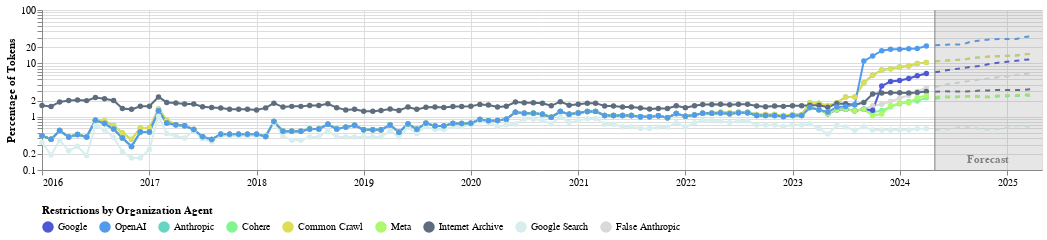

The notebook cell saved with this chart:
### Markdown cell above
## Plot Restrictions by Company

### Code cell
df = robots_temporal_head_summary.copy()

forecast_startdate = df["period"].max().strftime("%Y-%m-%d")
if ANALYSIS_TYPE == "autoregression":
    df = forecasting_util.forecast_company_comparisons_autoregression(
        df,
        lags=LAGS,
        val_col="tokens",
        n_periods=N_PERIODS
    )
elif ANALYSIS_TYPE == "sarima":
    df = forecasting_util.forecast_company_comparisons_sarima(
        df,
        val_col="tokens",
        n_periods=N_PERIODS,
        order=ORDER,
        seasonal_order=SEASONAL_ORDER,
    )

AGENT_COLORMAP = {
    "Google": "#4D58D5",          # blue
    "OpenAI": "#519BEE",          # coral
    "Anthropic": "#68D4C4",       # green
    "Cohere": "#83F590",          # red
    "Common Crawl": "#DEDD56",    # muted purple
    "Meta": "#ADF86C",            # slate gray
    "Internet Archive": "#5D6D7E",# golden yellow
    "Google Search": "#D7EDEE",   # light gray
    "False Anthropic": "#D9D9D9"  # teal
}

chart_companies = visualization_util.plot_company_comparisons_altair(
    df,
    color_mapping=AGENT_COLORMAP,
    scale_y="log",
    configure=False,
    eventline_scaling=4, # How tall the event marker lines should be (scaling is relative to the span of data at the event time)
    forecast_startdate=forecast_startdate,
    skip_pct=True,
    legend_title="Restrictions by Organization Agent",
    **PLOT_KWARGS
)

#chart_companies.save(
#    "Company_Comparisons_%s.png" % (ANALYSIS_TYPE),
#    ppi=300
#)

chart_companies

### Figure 1 — Vega-Lite specification as saved in the notebook (floating-point values rounded to 4 significant figures; data arrays with more than 128 entries replaced by an {"elided": "..."} marker saying what was removed)
{"config": {"title": {"font": "Times New Roman"}, "axis": {"labelFont": "Times New Roman", "titleFont": "Times New Roman"}, "header": {"labelFont": "Times New Roman", "titleFont": "Times New Roman"}, "legend": {"labelFont": "Times New Roman", "titleFont": "Times New Roman"}, "text": {"font": "Times New Roman"}}, "layer": [{"data": {"name": "data-4b10d343d6bc3a4fd9b309897ff00869"}, "mark": {"type": "line"}, "encoding": {"color": {"field": "agent", "legend": {"orient": "bottom", "title": "Restrictions by Organization Agent", "titleLimit": 0}, "scale": {"domain": ["Google", "OpenAI", "Anthropic", "Cohere", "Common Crawl", "Meta", "Internet Archive", "Google Search", "False Anthropic"], "range": ["#4D58D5", "#519BEE", "#68D4C4", "#83F590", "#DEDD56", "#ADF86C", "#5D6D7E", "#D7EDEE", "#D9D9D9"]}, "type": "nominal"}, "strokeDash": {"value": [5, 5]}, "x": {"axis": {"format": "%Y", "labelAngle": 0, "tickCount": "year"}, "field": "period", "timeUnit": "yearmonth", "title": "", "type": "temporal"}, "y": {"field": "percent_Restrictive", "scale": {"type": "log"}, "title": "Percentage of Tokens", "type": "quantitative"}}}, {"data": {"name": "data-b0cf102031e33b46f7c376ec0d4b1687"}, "mark": {"type": "line", "point": true}, "encoding": {"color": {"field": "agent", "legend": {"orient": "bottom", "title": "Restrictions by Organization Agent", "titleLimit": 0}, "scale": {"domain": ["Google", "OpenAI", "Anthropic", "Cohere", "Common Crawl", "Meta", "Internet Archive", "Google Search", "False Anthropic"], "range": ["#4D58D5", "#519BEE", "#68D4C4", "#83F590", "#DEDD56", "#ADF86C", "#5D6D7E", "#D7EDEE", "#D9D9D9"]}, "type": "nominal"}, "x": {"axis": {"format": "%Y", "labelAngle": 0, "tickCount": "year"}, "field": "period", "timeUnit": "yearmonth", "title": "", "type": "temporal"}, "y": {"field": "percent_Restrictive", "scale": {"type": "log"}, "title": "Percentage of Tokens", "type": "quantitative"}}}, {"data": {"name": "data-9f2ccd16c8dfc172ffb85292c4666c3b"}, "mark": {"type": "rect", "color": "gray", "opacity": 0.2}, "encoding": {"x": {"field": "start", "title": "", "type": "temporal"}, "x2": {"field": "end"}}}, {"data": {"name": "data-f2d75896c561bf9713a9b6354ac056e0"}, "mark": {"type": "rule", "color": "gray"}, "encoding": {"x": {"field": "period", "type": "temporal"}}}, {"data": {"name": "data-4497626a4bc33c40bc235fc43739eb42"}, "mark": {"type": "text", "align": "center", "baseline": "middle", "color": "gray", "dx": 0, "dy": 150, "fontWeight": "bold"}, "encoding": {"text": {"field": "text", "type": "nominal"}, "x": {"field": "date", "type": "temporal"}, "y": {"value": 0}}}, {"data": {"name": "data-4f53cda18c2baa0c0354bb5f9a3ecbe5"}, "mark": {"type": "rule", "color": "black"}, "encoding": {"x": {"field": "period", "type": "temporal"}, "y": {"field": "y_min", "type": "quantitative"}, "y2": {"field": "y_max"}}}, {"data": {"name": "data-4f53cda18c2baa0c0354bb5f9a3ecbe5"}, "mark": {"type": "point", "color": "black"}, "encoding": {"x": {"field": "period", "type": "temporal"}, "y": {"field": "y_max", "type": "quantitative"}}}, {"data": {"name": "data-4f53cda18c2baa0c0354bb5f9a3ecbe5"}, "mark": {"type": "text", "align": "left", "baseline": "middle", "color": "black", "dx": 10, "dy": 0, "fontSize": 14}, "encoding": {"text": {"field": "label", "type": "nominal"}, "x": {"field": "period", "type": "temporal"}, "y": {"field": "y_max", "type": "quantitative"}}}], "height": 160, "width": 1000, "$schema": "https://vega.github.io/schema/vega-lite/v5.17.0.json", "datasets": {"data-4b10d343d6bc3a4fd9b309897ff00869": [{"period": "2024-05-31T00:00:00", "agent": "Anthropic", "percent_Restrictive": 10.98, "lower": 10.37, "upper": 11.59, "timestamp": 1717000000.0}, {"period": "2024-06-30T00:00:00", "agent": "Anthropic", "percent_Restrictive": 11.21, "lower": 10.2, "upper": 12.21, "timestamp": 1720000000.0}, {"period": "2024-07-31T00:00:00", "agent": "Anthropic", "percent_Restrictive": 11.55, "lower": 10.1, "upper": 13.01, "timestamp": 1722000000.0}, {"period": "2024-08-31T00:00:00", "agent": "Anthropic", "percent_Restrictive": 11.71, "lower": 9.852, "upper": 13.56, "timestamp": 1725000000.0}, {"period": "2024-09-30T00:00:00", "agent": "Anthropic", "percent_Restrictive": 12.48, "lower": 10.22, "upper": 14.74, "timestamp": 1728000000.0}, {"period": "2024-10-31T00:00:00", "agent": "Anthropic", "percent_Restrictive": 12.94, "lower": 10.31, "upper": 15.57, "timestamp": 1730000000.0}, {"period": "2024-11-30T00:00:00", "agent": "Anthropic", "percent_Restrictive": 13.38, "lower": 10.3, "upper": 16.47, "timestamp": 1733000000.0}, {"period": "2024-12-31T00:00:00", "agent": "Anthropic", "percent_Restrictive": 13.57, "lower": 10.05, "upper": 17.09, "timestamp": 1736000000.0}, {"period": "2025-01-31T00:00:00", "agent": "Anthropic", "percent_Restrictive": 13.87, "lower": 9.909, "upper": 17.83, "timestamp": 1738000000.0}, {"period": "2025-02-28T00:00:00", "agent": "Anthropic", "percent_Restrictive": 14.0, "lower": 9.621, "upper": 18.38, "timestamp": 1741000000.0}, {"period": "2025-03-31T00:00:00", "agent": "Anthropic", "percent_Restrictive": 14.74, "lower": 9.959, "upper": 19.53, "timestamp": 1743000000.0}, {"period": "2025-04-30T00:00:00", "agent": "Anthropic", "percent_Restrictive": 15.19, "lower": 10.02, "upper": 20.36, "timestamp": 1746000000.0}, {"period": "2024-05-31T00:00:00", "agent": "Cohere", "percent_Restrictive": 2.164, "lower": 1.865, "upper": 2.464, "timestamp": 1717000000.0}, {"period": "2024-06-30T00:00:00", "agent": "Cohere", "percent_Restrictive": 2.321, "lower": 1.916, "upper": 2.727, "timestamp": 1720000000.0}, {"period": "2024-07-31T00:00:00", "agent": "Cohere", "percent_Restrictive": 2.262, "lower": 1.765, "upper": 2.759, "timestamp": 1722000000.0}, {"period": "2024-08-31T00:00:00", "agent": "Cohere", "percent_Restrictive": 2.384, "lower": 1.811, "upper": 2.957, "timestamp": 1725000000.0}, {"period": "2024-09-30T00:00:00", "agent": "Cohere", "percent_Restrictive": 2.364, "lower": 1.729, "upper": 3.0, "timestamp": 1728000000.0}, {"period": "2024-10-31T00:00:00", "agent": "Cohere", "percent_Restrictive": 2.331, "lower": 1.63, "upper": 3.031, "timestamp": 1730000000.0}, {"period": "2024-11-30T00:00:00", "agent": "Cohere", "percent_Restrictive": 2.32, "lower": 1.564, "upper": 3.075, "timestamp": 1733000000.0}, {"period": "2024-12-31T00:00:00", "agent": "Cohere", "percent_Restrictive": 2.377, "lower": 1.558, "upper": 3.195, "timestamp": 1736000000.0}, {"period": "2025-01-31T00:00:00", "agent": "Cohere", "percent_Restrictive": 2.422, "lower": 1.558, "upper": 3.286, "timestamp": 1738000000.0}, {"period": "2025-02-28T00:00:00", "agent": "Cohere", "percent_Restrictive": 2.445, "lower": 1.524, "upper": 3.366, "timestamp": 1741000000.0}, {"period": "2025-03-31T00:00:00", "agent": "Cohere", "percent_Restrictive": 2.518, "lower": 1.557, "upper": 3.479, "timestamp": 1743000000.0}, {"period": "2025-04-30T00:00:00", "agent": "Cohere", "percent_Restrictive": 2.406, "lower": 1.395, "upper": 3.417, "timestamp": 1746000000.0}, {"period": "2024-05-31T00:00:00", "agent": "Combined Agent", "percent_Restrictive": 23.52, "lower": 21.67, "upper": 25.38, "timestamp": 1717000000.0}, {"period": "2024-06-30T00:00:00", "agent": "Combined Agent", "percent_Restrictive": 24.24, "lower": 21.27, "upper": 27.21, "timestamp": 1720000000.0}, {"period": "2024-07-31T00:00:00", "agent": "Combined Agent", "percent_Restrictive": 24.63, "lower": 20.37, "upper": 28.89, "timestamp": 1722000000.0}, {"period": "2024-08-31T00:00:00", "agent": "Combined Agent", "percent_Restrictive": 24.72, "lower": 19.29, "upper": 30.15, "timestamp": 1725000000.0}, {"period": "2024-09-30T00:00:00", "agent": "Combined Agent", "percent_Restrictive": 27.42, "lower": 21.07, "upper": 33.77, "timestamp": 1728000000.0}, {"period": "2024-10-31T00:00:00", "agent": "Combined Agent", "percent_Restrictive": 28.54, "lower": 21.45, "upper": 35.62, "timestamp": 1730000000.0}, {"period": "2024-11-30T00:00:00", "agent": "Combined Agent", "percent_Restrictive": 29.57, "lower": 21.72, "upper": 37.42, "timestamp": 1733000000.0}, {"period": "2024-12-31T00:00:00", "agent": "Combined Agent", "percent_Restrictive": 30.14, "lower": 21.57, "upper": 38.72, "timestamp": 1736000000.0}, {"period": "2025-01-31T00:00:00", "agent": "Combined Agent", "percent_Restrictive": 30.39, "lower": 21.08, "upper": 39.69, "timestamp": 1738000000.0}, {"period": "2025-02-28T00:00:00", "agent": "Combined Agent", "percent_Restrictive": 30.52, "lower": 20.51, "upper": 40.53, "timestamp": 1741000000.0}, {"period": "2025-03-31T00:00:00", "agent": "Combined Agent", "percent_Restrictive": 32.84, "lower": 22.17, "upper": 43.5, "timestamp": 1743000000.0}, {"period": "2025-04-30T00:00:00", "agent": "Combined Agent", "percent_Restrictive": 34.18, "lower": 22.91, "upper": 45.45, "timestamp": 1746000000.0}, {"period": "2024-05-31T00:00:00", "agent": "Common Crawl", "percent_Restrictive": 10.98, "lower": 10.37, "upper": 11.59, "timestamp": 1717000000.0}, {"period": "2024-06-30T00:00:00", "agent": "Common Crawl", "percent_Restrictive": 11.21, "lower": 10.2, "upper": 12.21, "timestamp": 1720000000.0}, {"period": "2024-07-31T00:00:00", "agent": "Common Crawl", "percent_Restrictive": 11.55, "lower": 10.1, "upper": 13.01, "timestamp": 1722000000.0}, {"period": "2024-08-31T00:00:00", "agent": "Common Crawl", "percent_Restrictive": 11.71, "lower": 9.852, "upper": 13.56, "timestamp": 1725000000.0}, {"period": "2024-09-30T00:00:00", "agent": "Common Crawl", "percent_Restrictive": 12.48, "lower": 10.22, "upper": 14.74, "timestamp": 1728000000.0}, {"period": "2024-10-31T00:00:00", "agent": "Common Crawl", "percent_Restrictive": 12.94, "lower": 10.31, "upper": 15.57, "timestamp": 1730000000.0}, {"period": "2024-11-30T00:00:00", "agent": "Common Crawl", "percent_Restrictive": 13.38, "lower": 10.3, "upper": 16.47, "timestamp": 1733000000.0}, {"period": "2024-12-31T00:00:00", "agent": "Common Crawl", "percent_Restrictive": 13.57, "lower": 10.05, "upper": 17.09, "timestamp": 1736000000.0}, {"period": "2025-01-31T00:00:00", "agent": "Common Crawl", "percent_Restrictive": 13.87, "lower": 9.909, "upper": 17.83, "timestamp": 1738000000.0}, {"period": "2025-02-28T00:00:00", "agent": "Common Crawl", "percent_Restrictive": 14.0, "lower": 9.621, "upper": 18.38, "timestamp": 1741000000.0}, {"period": "2025-03-31T00:00:00", "agent": "Common Crawl", "percent_Restrictive": 14.74, "lower": 9.959, "upper": 19.53, "timestamp": 1743000000.0}, {"period": "2025-04-30T00:00:00", "agent": "Common Crawl", "percent_Restrictive": 15.19, "lower": 10.02, "upper": 20.36, "timestamp": 1746000000.0}, {"period": "2024-05-31T00:00:00", "agent": "False Anthropic", "percent_Restrictive": 3.605, "lower": 3.252, "upper": 3.957, "timestamp": 1717000000.0}, {"period": "2024-06-30T00:00:00", "agent": "False Anthropic", "percent_Restrictive": 3.933, "lower": 3.472, "upper": 4.395, "timestamp": 1720000000.0}, {"period": "2024-07-31T00:00:00", "agent": "False Anthropic", "percent_Restrictive": 4.167, "lower": 3.568, "upper": 4.765, "timestamp": 1722000000.0}, {"period": "2024-08-31T00:00:00", "agent": "False Anthropic", "percent_Restrictive": 4.452, "lower": 3.729, "upper": 5.174, "timestamp": 1725000000.0}, {"period": "2024-09-30T00:00:00", "agent": "False Anthropic", "percent_Restrictive": 4.744, "lower": 3.891, "upper": 5.596, "timestamp": 1728000000.0}, {"period": "2024-10-31T00:00:00", "agent": "False Anthropic", "percent_Restrictive": 4.975, "lower": 3.992, "upper": 5.958, "timestamp": 1730000000.0}, {"period": "2024-11-30T00:00:00", "agent": "False Anthropic", "percent_Restrictive": 5.184, "lower": 4.044, "upper": 6.325, "timestamp": 1733000000.0}, {"period": "2024-12-31T00:00:00", "agent": "False Anthropic", "percent_Restrictive": 5.483, "lower": 4.191, "upper": 6.776, "timestamp": 1736000000.0}, {"period": "2025-01-31T00:00:00", "agent": "False Anthropic", "percent_Restrictive": 5.731, "lower": 4.28, "upper": 7.182, "timestamp": 1738000000.0}, {"period": "2025-02-28T00:00:00", "agent": "False Anthropic", "percent_Restrictive": 6.01, "lower": 4.399, "upper": 7.62, "timestamp": 1741000000.0}, {"period": "2025-03-31T00:00:00", "agent": "False Anthropic", "percent_Restrictive": 6.3, "lower": 4.527, "upper": 8.073, "timestamp": 1743000000.0}, {"period": "2025-04-30T00:00:00", "agent": "False Anthropic", "percent_Restrictive": 6.521, "lower": 4.583, "upper": 8.46, "timestamp": 1746000000.0}, {"period": "2024-05-31T00:00:00", "agent": "Google", "percent_Restrictive": 6.794, "lower": 6.18, "upper": 7.408, "timestamp": 1717000000.0}, {"period": "2024-06-30T00:00:00", "agent": "Google", "percent_Restrictive": 7.275, "lower": 6.362, "upper": 8.188, "timestamp": 1720000000.0}, {"period": "2024-07-31T00:00:00", "agent": "Google", "percent_Restrictive": 7.701, "lower": 6.494, "upper": 8.909, "timestamp": 1722000000.0}, {"period": "2024-08-31T00:00:00", "agent": "Google", "percent_Restrictive": 8.134, "lower": 6.648, "upper": 9.619, "timestamp": 1725000000.0}, {"period": "2024-09-30T00:00:00", "agent": "Google", "percent_Restrictive": 8.596, "lower": 6.824, "upper": 10.37, "timestamp": 1728000000.0}, {"period": "2024-10-31T00:00:00", "agent": "Google", "percent_Restrictive": 8.923, "lower": 6.866, "upper": 10.98, "timestamp": 1730000000.0}, {"period": "2024-11-30T00:00:00", "agent": "Google", "percent_Restrictive": 9.694, "lower": 7.354, "upper": 12.03, "timestamp": 1733000000.0}, {"period": "2024-12-31T00:00:00", "agent": "Google", "percent_Restrictive": 10.26, "lower": 7.629, "upper": 12.89, "timestamp": 1736000000.0}, {"period": "2025-01-31T00:00:00", "agent": "Google", "percent_Restrictive": 10.67, "lower": 7.75, "upper": 13.59, "timestamp": 1738000000.0}, {"period": "2025-02-28T00:00:00", "agent": "Google", "percent_Restrictive": 11.13, "lower": 7.907, "upper": 14.35, "timestamp": 1741000000.0}, {"period": "2025-03-31T00:00:00", "agent": "Google", "percent_Restrictive": 11.65, "lower": 8.122, "upper": 15.17, "timestamp": 1743000000.0}, {"period": "2025-04-30T00:00:00", "agent": "Google", "percent_Restrictive": 12.05, "lower": 8.217, "upper": 15.89, "timestamp": 1746000000.0}, {"period": "2024-05-31T00:00:00", "agent": "Google Search", "percent_Restrictive": 0.5608, "lower": 0.3058, "upper": 0.8158, "timestamp": 1717000000.0}, {"period": "2024-06-30T00:00:00", "agent": "Google Search", "percent_Restrictive": 0.5728, "lower": 0.2998, "upper": 0.8458, "timestamp": 1720000000.0}, {"period": "2024-07-31T00:00:00", "agent": "Google Search", "percent_Restrictive": 0.6018, "lower": 0.3117, "upper": 0.892, "timestamp": 1722000000.0}, {"period": "2024-08-31T00:00:00", "agent": "Google Search", "percent_Restrictive": 0.65, "lower": 0.3515, "upper": 0.9484, "timestamp": 1725000000.0}, {"period": "2024-09-30T00:00:00", "agent": "Google Search", "percent_Restrictive": 0.6502, "lower": 0.3403, "upper": 0.96, "timestamp": 1728000000.0}, {"period": "2024-10-31T00:00:00", "agent": "Google Search", "percent_Restrictive": 0.5778, "lower": 0.2597, "upper": 0.8958, "timestamp": 1730000000.0}, {"period": "2024-11-30T00:00:00", "agent": "Google Search", "percent_Restrictive": 0.5734, "lower": 0.2357, "upper": 0.911, "timestamp": 1733000000.0}, {"period": "2024-12-31T00:00:00", "agent": "Google Search", "percent_Restrictive": 0.5872, "lower": 0.2385, "upper": 0.9359, "timestamp": 1736000000.0}, {"period": "2025-01-31T00:00:00", "agent": "Google Search", "percent_Restrictive": 0.6235, "lower": 0.2631, "upper": 0.984, "timestamp": 1738000000.0}, {"period": "2025-02-28T00:00:00", "agent": "Google Search", "percent_Restrictive": 0.673, "lower": 0.3029, "upper": 1.043, "timestamp": 1741000000.0}, {"period": "2025-03-31T00:00:00", "agent": "Google Search", "percent_Restrictive": 0.6726, "lower": 0.2922, "upper": 1.053, "timestamp": 1743000000.0}, {"period": "2025-04-30T00:00:00", "agent": "Google Search", "percent_Restrictive": 0.5936, "lower": 0.2039, "upper": 0.9833, "timestamp": 1746000000.0}, {"period": "2024-05-31T00:00:00", "agent": "Internet Archive", "percent_Restrictive": 2.946, "lower": 2.57, "upper": 3.322, "timestamp": 1717000000.0}, {"period": "2024-06-30T00:00:00", "agent": "Internet Archive", "percent_Restrictive": 2.995, "lower": 2.503, "upper": 3.487, "timestamp": 1720000000.0}, {"period": "2024-07-31T00:00:00", "agent": "Internet Archive", "percent_Restrictive": 2.969, "lower": 2.379, "upper": 3.56, "timestamp": 1722000000.0}, {"period": "2024-08-31T00:00:00", "agent": "Internet Archive", "percent_Restrictive": 2.974, "lower": 2.312, "upper": 3.635, "timestamp": 1725000000.0}, {"period": "2024-09-30T00:00:00", "agent": "Internet Archive", "percent_Restrictive": 2.992, "lower": 2.266, "upper": 3.718, "timestamp": 1728000000.0}, {"period": "2024-10-31T00:00:00", "agent": "Internet Archive", "percent_Restrictive": 3.095, "lower": 2.315, "upper": 3.876, "timestamp": 1730000000.0}, {"period": "2024-11-30T00:00:00", "agent": "Internet Archive", "percent_Restrictive": 3.109, "lower": 2.26, "upper": 3.958, "timestamp": 1733000000.0}, {"period": "2024-12-31T00:00:00", "agent": "Internet Archive", "percent_Restrictive": 3.165, "lower": 2.258, "upper": 4.073, "timestamp": 1736000000.0}, {"period": "2025-01-31T00:00:00", "agent": "Internet Archive", "percent_Restrictive": 3.152, "lower": 2.19, "upper": 4.115, "timestamp": 1738000000.0}, {"period": "2025-02-28T00:00:00", "agent": "Internet Archive", "percent_Restrictive": 3.16, "lower": 2.148, "upper": 4.171, "timestamp": 1741000000.0}, {"period": "2025-03-31T00:00:00", "agent": "Internet Archive", "percent_Restrictive": 3.185, "lower": 2.127, "upper": 4.243, "timestamp": 1743000000.0}, {"period": "2025-04-30T00:00:00", "agent": "Internet Archive", "percent_Restrictive": 3.294, "lower": 2.192, "upper": 4.396, "timestamp": 1746000000.0}, {"period": "2024-05-31T00:00:00", "agent": "Meta", "percent_Restrictive": 2.34, "lower": 1.998, "upper": 2.682, "timestamp": 1717000000.0}, {"period": "2024-06-30T00:00:00", "agent": "Meta", "percent_Restrictive": 2.407, "lower": 1.989, "upper": 2.824, "timestamp": 1720000000.0}, {"period": "2024-07-31T00:00:00", "agent": "Meta", "percent_Restrictive": 2.395, "lower": 1.905, "upper": 2.885, "timestamp": 1722000000.0}, {"period": "2024-08-31T00:00:00", "agent": "Meta", "percent_Restrictive": 2.419, "lower": 1.88, "upper": 2.959, "timestamp": 1725000000.0}, {"period": "2024-09-30T00:00:00", "agent": "Meta", "percent_Restrictive": 2.489, "lower": 1.902, "upper": 3.076, "timestamp": 1728000000.0}, {"period": "2024-10-31T00:00:00", "agent": "Meta", "percent_Restrictive": 2.413, "lower": 1.785, "upper": 3.041, "timestamp": 1730000000.0}, {"period": "2024-11-30T00:00:00", "agent": "Meta", "percent_Restrictive": 2.397, "lower": 1.721, "upper": 3.073, "timestamp": 1733000000.0}, {"period": "2024-12-31T00:00:00", "agent": "Meta", "percent_Restrictive": 2.496, "lower": 1.778, "upper": 3.214, "timestamp": 1736000000.0}, {"period": "2025-01-31T00:00:00", "agent": "Meta", "percent_Restrictive": 2.518, "lower": 1.76, "upper": 3.276, "timestamp": 1738000000.0}, {"period": "2025-02-28T00:00:00", "agent": "Meta", "percent_Restrictive": 2.549, "lower": 1.755, "upper": 3.344, "timestamp": 1741000000.0}, {"period": "2025-03-31T00:00:00", "agent": "Meta", "percent_Restrictive": 2.637, "lower": 1.808, "upper": 3.467, "timestamp": 1743000000.0}, {"period": "2025-04-30T00:00:00", "agent": "Meta", "percent_Restrictive": 2.57, "lower": 1.707, "upper": 3.433, "timestamp": 1746000000.0}, {"period": "2024-05-31T00:00:00", "agent": "OpenAI", "percent_Restrictive": 21.8, "lower": 19.83, "upper": 23.77, "timestamp": 1717000000.0}, {"period": "2024-06-30T00:00:00", "agent": "OpenAI", "percent_Restrictive": 22.38, "lower": 19.25, "upper": 25.51, "timestamp": 1720000000.0}, {"period": "2024-07-31T00:00:00", "agent": "OpenAI", "percent_Restrictive": 22.49, "lower": 18.04, "upper": 26.93, "timestamp": 1722000000.0}, {"period": "2024-08-31T00:00:00", "agent": "OpenAI", "percent_Restrictive": 22.51, "lower": 16.91, "upper": 28.11, "timestamp": 1725000000.0}, {"period": "2024-09-30T00:00:00", "agent": "OpenAI", "percent_Restrictive": 25.64, "lower": 19.15, "upper": 32.14, "timestamp": 1728000000.0}, {"period": "2024-10-31T00:00:00", "agent": "OpenAI", "percent_Restrictive": 26.73, "lower": 19.53, "upper": 33.93, "timestamp": 1730000000.0}, {"period": "2024-11-30T00:00:00", "agent": "OpenAI", "percent_Restrictive": 27.97, "lower": 20.04, "upper": 35.89, "timestamp": 1733000000.0}, {"period": "2024-12-31T00:00:00", "agent": "OpenAI", "percent_Restrictive": 28.49, "lower": 19.87, "upper": 37.11, "timestamp": 1736000000.0}, {"period": "2025-01-31T00:00:00", "agent": "OpenAI", "percent_Restrictive": 28.52, "lower": 19.21, "upper": 37.84, "timestamp": 1738000000.0}, {"period": "2025-02-28T00:00:00", "agent": "OpenAI", "percent_Restrictive": 28.66, "lower": 18.69, "upper": 38.64, "timestamp": 1741000000.0}, {"period": "2025-03-31T00:00:00", "agent": "OpenAI", "percent_Restrictive": 31.14, "lower": 20.55, "upper": 41.72, "timestamp": 1743000000.0}, {"period": "2025-04-30T00:00:00", "agent": "OpenAI", "percent_Restrictive": 32.48, "lower": 21.33, "upper": 43.64, "timestamp": 1746000000.0}], "data-b0cf102031e33b46f7c376ec0d4b1687": {"elided": "1000 records"}, "data-9f2ccd16c8dfc172ffb85292c4666c3b": [{"start": "2024-04-30T00:00:00", "end": "2025-04-30T00:00:00"}], "data-f2d75896c561bf9713a9b6354ac056e0": [{"period": "2024-04-30T00:00:00"}], "data-4497626a4bc33c40bc235fc43739eb42": [{"date": "2024-10-29T12:00:00", "text": "Forecast"}], "data-4f53cda18c2baa0c0354bb5f9a3ecbe5": []}}
